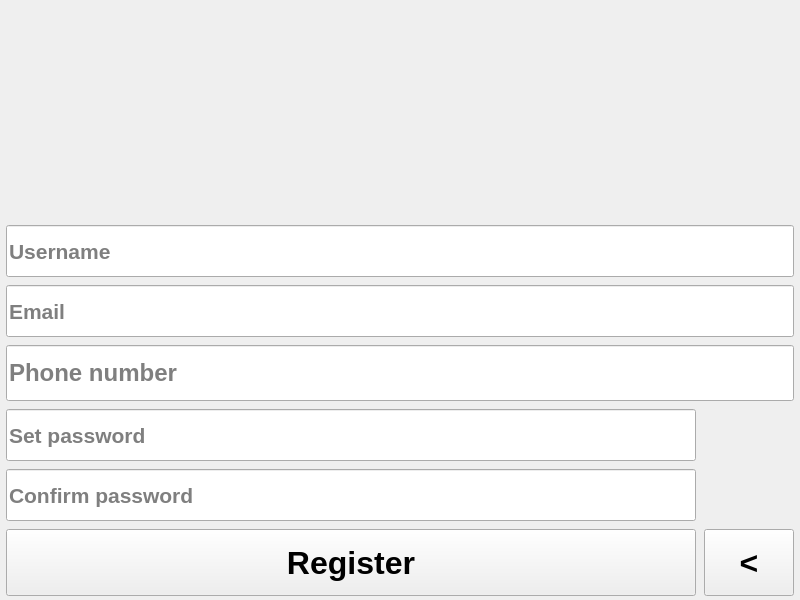
<?xml version="1.0" encoding="UTF-8"?>
<ui version="4.0">
 <class>MainWindow</class>
 <widget class="QMainWindow" name="MainWindow">
  <property name="geometry">
   <rect>
    <x>0</x>
    <y>0</y>
    <width>800</width>
    <height>600</height>
   </rect>
  </property>
  <property name="minimumSize">
   <size>
    <width>800</width>
    <height>600</height>
   </size>
  </property>
  <property name="maximumSize">
   <size>
    <width>800</width>
    <height>600</height>
   </size>
  </property>
  <property name="windowTitle">
   <string>SWEEP</string>
  </property>
  <property name="windowIcon">
   <iconset>
    <normaloff>logo.jpg</normaloff>logo.jpg</iconset>
  </property>
  <widget class="QWidget" name="centralwidget">
   <widget class="QLineEdit" name="lineEdit_repeatpassword">
    <property name="geometry">
     <rect>
      <x>6</x>
      <y>469</y>
      <width>690</width>
      <height>52</height>
     </rect>
    </property>
    <property name="font">
     <font>
      <pointsize>16</pointsize>
      <weight>75</weight>
      <bold>true</bold>
     </font>
    </property>
    <property name="styleSheet">
     <string notr="true">font-size:16pt;</string>
    </property>
    <property name="echoMode">
     <enum>QLineEdit::Password</enum>
    </property>
    <property name="placeholderText">
     <string>Confirm password</string>
    </property>
   </widget>
   <widget class="QLineEdit" name="lineEdit_phnumber">
    <property name="geometry">
     <rect>
      <x>6</x>
      <y>345</y>
      <width>788</width>
      <height>56</height>
     </rect>
    </property>
    <property name="font">
     <font>
      <pointsize>18</pointsize>
      <weight>75</weight>
      <bold>true</bold>
     </font>
    </property>
    <property name="styleSheet">
     <string notr="true">font-size:18pt;</string>
    </property>
    <property name="placeholderText">
     <string>Phone number</string>
    </property>
   </widget>
   <widget class="QLineEdit" name="lineEdit_password">
    <property name="geometry">
     <rect>
      <x>6</x>
      <y>409</y>
      <width>690</width>
      <height>52</height>
     </rect>
    </property>
    <property name="font">
     <font>
      <pointsize>16</pointsize>
      <weight>75</weight>
      <bold>true</bold>
     </font>
    </property>
    <property name="styleSheet">
     <string notr="true">font-size:16pt;</string>
    </property>
    <property name="echoMode">
     <enum>QLineEdit::Password</enum>
    </property>
    <property name="placeholderText">
     <string>Set password</string>
    </property>
   </widget>
   <widget class="QPushButton" name="pushButton_register">
    <property name="geometry">
     <rect>
      <x>6</x>
      <y>529</y>
      <width>690</width>
      <height>67</height>
     </rect>
    </property>
    <property name="mouseTracking">
     <bool>false</bool>
    </property>
    <property name="styleSheet">
     <string notr="true">font-size: 24pt;
font-weight:bold;</string>
    </property>
    <property name="text">
     <string>Register</string>
    </property>
   </widget>
   <widget class="QPushButton" name="cp_view">
    <property name="geometry">
     <rect>
      <x>707</x>
      <y>472</y>
      <width>80</width>
      <height>46</height>
     </rect>
    </property>
    <property name="text">
     <string/>
    </property>
    <property name="icon">
     <iconset>
      <normaloff>View.png</normaloff>View.png</iconset>
    </property>
    <property name="iconSize">
     <size>
      <width>30</width>
      <height>30</height>
     </size>
    </property>
    <property name="checkable">
     <bool>true</bool>
    </property>
    <property name="flat">
     <bool>true</bool>
    </property>
   </widget>
   <widget class="QLineEdit" name="lineEdit_username">
    <property name="geometry">
     <rect>
      <x>6</x>
      <y>225</y>
      <width>788</width>
      <height>52</height>
     </rect>
    </property>
    <property name="font">
     <font>
      <pointsize>16</pointsize>
      <weight>75</weight>
      <bold>true</bold>
     </font>
    </property>
    <property name="placeholderText">
     <string>Username</string>
    </property>
   </widget>
   <widget class="QPushButton" name="sp_view">
    <property name="geometry">
     <rect>
      <x>707</x>
      <y>412</y>
      <width>80</width>
      <height>46</height>
     </rect>
    </property>
    <property name="text">
     <string/>
    </property>
    <property name="icon">
     <iconset>
      <normaloff>View.png</normaloff>View.png</iconset>
    </property>
    <property name="iconSize">
     <size>
      <width>30</width>
      <height>30</height>
     </size>
    </property>
    <property name="checkable">
     <bool>true</bool>
    </property>
    <property name="flat">
     <bool>true</bool>
    </property>
   </widget>
   <widget class="QLabel" name="logo">
    <property name="geometry">
     <rect>
      <x>6</x>
      <y>6</y>
      <width>788</width>
      <height>211</height>
     </rect>
    </property>
    <property name="text">
     <string/>
    </property>
    <property name="pixmap">
     <pixmap>logo.jpg</pixmap>
    </property>
    <property name="scaledContents">
     <bool>false</bool>
    </property>
    <property name="alignment">
     <set>Qt::AlignCenter</set>
    </property>
   </widget>
   <widget class="QPushButton" name="pushButton_back">
    <property name="geometry">
     <rect>
      <x>704</x>
      <y>529</y>
      <width>90</width>
      <height>67</height>
     </rect>
    </property>
    <property name="font">
     <font>
      <pointsize>24</pointsize>
      <weight>75</weight>
      <bold>true</bold>
     </font>
    </property>
    <property name="toolTip">
     <string>&lt;html&gt;&lt;head/&gt;&lt;body&gt;&lt;p&gt;&lt;span style=&quot; font-size:20pt; font-weight:600;&quot;&gt;&amp;lt;&lt;/span&gt;&lt;/p&gt;&lt;/body&gt;&lt;/html&gt;</string>
    </property>
    <property name="whatsThis">
     <string>&lt;html&gt;&lt;head/&gt;&lt;body&gt;&lt;p&gt;&lt;span style=&quot; font-size:20pt; font-weight:600;&quot;&gt;&amp;lt;&lt;/span&gt;&lt;/p&gt;&lt;/body&gt;&lt;/html&gt;</string>
    </property>
    <property name="styleSheet">
     <string notr="true">font-size:20;
</string>
    </property>
    <property name="text">
     <string>&lt;</string>
    </property>
   </widget>
   <widget class="QLineEdit" name="lineEdit_email">
    <property name="geometry">
     <rect>
      <x>6</x>
      <y>285</y>
      <width>788</width>
      <height>52</height>
     </rect>
    </property>
    <property name="font">
     <font>
      <pointsize>16</pointsize>
      <weight>75</weight>
      <bold>true</bold>
     </font>
    </property>
    <property name="styleSheet">
     <string notr="true">font-size: 16pt</string>
    </property>
    <property name="placeholderText">
     <string>Email</string>
    </property>
   </widget>
   <widget class="QLabel" name="label">
    <property name="geometry">
     <rect>
      <x>0</x>
      <y>0</y>
      <width>800</width>
      <height>600</height>
     </rect>
    </property>
    <property name="minimumSize">
     <size>
      <width>800</width>
      <height>600</height>
     </size>
    </property>
    <property name="text">
     <string/>
    </property>
    <property name="pixmap">
     <pixmap>IMG_0536.jpeg</pixmap>
    </property>
    <property name="scaledContents">
     <bool>true</bool>
    </property>
   </widget>
   <zorder>label</zorder>
   <zorder>lineEdit_repeatpassword</zorder>
   <zorder>lineEdit_phnumber</zorder>
   <zorder>lineEdit_password</zorder>
   <zorder>pushButton_register</zorder>
   <zorder>cp_view</zorder>
   <zorder>lineEdit_username</zorder>
   <zorder>sp_view</zorder>
   <zorder>logo</zorder>
   <zorder>pushButton_back</zorder>
   <zorder>lineEdit_email</zorder>
  </widget>
 </widget>
 <tabstops>
  <tabstop>lineEdit_username</tabstop>
  <tabstop>lineEdit_email</tabstop>
  <tabstop>lineEdit_phnumber</tabstop>
  <tabstop>lineEdit_password</tabstop>
  <tabstop>sp_view</tabstop>
  <tabstop>lineEdit_repeatpassword</tabstop>
  <tabstop>cp_view</tabstop>
  <tabstop>pushButton_register</tabstop>
  <tabstop>pushButton_back</tabstop>
 </tabstops>
 <resources/>
 <connections/>
</ui>
